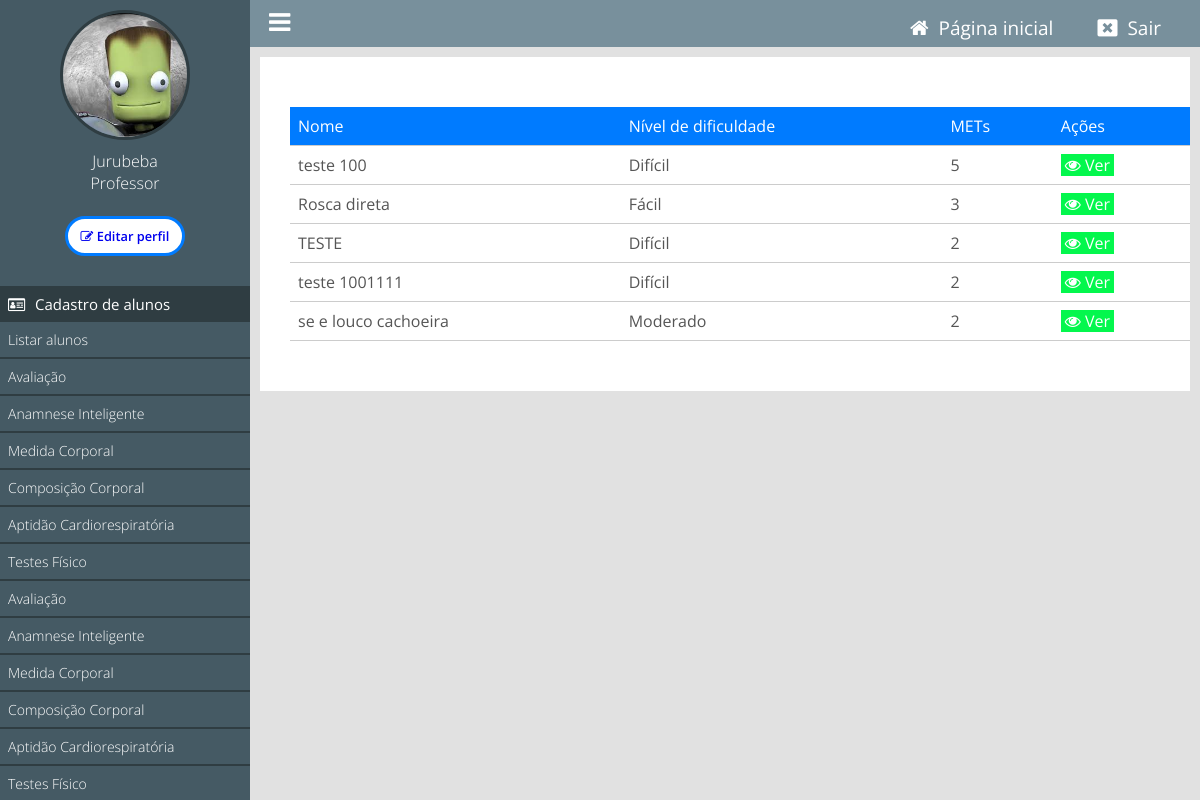
Screenshot of /painel/listar-exercicios (signed in) with the database file from the repository.
### tables this page shows
CREATE TABLE IF NOT EXISTS `tb_exercicios_lib` (
  `id` int NOT NULL AUTO_INCREMENT,
  `usuario_id` int NOT NULL,
  `categoria_id` int NOT NULL,
  `nome_exercicio` varchar(255) NOT NULL,
  `articulacao` varchar(255) NOT NULL,
  `membro` varchar(255) NOT NULL,
  `grupo_muscular` varchar(255) NOT NULL,
  `aplicacao_forca` varchar(255) NOT NULL,
  `movimento` varchar(255) NOT NULL,
  `video` varchar(255) NOT NULL,
  `contra_indicacoes` varchar(255) NOT NULL,
  `indicacoes` varchar(255) NOT NULL,
  `mets_consumo_energetico` float NOT NULL,
  `nivel_dificuldade` varchar(255) NOT NULL,
  `created_at` timestamp NULL DEFAULT CURRENT_TIMESTAMP,
  `data_inclusao` datetime NOT NULL,
  PRIMARY KEY (`id`)
);

### classes/MySql.php (called while the page is built)
<?php
    class MySql{
        private static $pdo;
        public static function conectar(){
            if(self::$pdo == null){
                try{
                    self::$pdo = new PDO('mysql:host='.HOST.';dbname='.DATABASE,USER,PASSWORD,array(PDO::MYSQL_ATTR_INIT_COMMAND => "SET NAMES utf8"));
                    self::$pdo->setAttribute(PDO::ATTR_ERRMODE,PDO::ERRMODE_EXCEPTION);
                }catch(Exception $e) {
                    echo 'erro ao conectar, tente novamente mais tarde';
                }
            }
            return self::$pdo;
        }
    }
?>

### classes/Exercicio.php (called while the page is built, shortened)
<?php
class Exercicio {
    private $db;
    public function __construct() {
        $this->db = MySql::conectar();
    }
    public function buscarExercicios() {
        try {
            $sql = $this->db->prepare("SELECT * FROM `tb_exercicios_lib`;");
            $sql->execute();
            $resultados = $sql->fetchAll(PDO::FETCH_ASSOC);
            return $resultados ?: [];
        } catch (PDOException $e) {
            error_log("Erro ao listar exercícios: " . $e->getMessage());
            return false;
        }
    }
}
?>

### painel/pages/listar-exercicios.php (the view, shortened to what this page needs)
<?php
$exercicio = new Exercicio();
$exercicios = $exercicio->buscarExercicios();
?>
<div class="box-content">
<table id="lista-exercicios" class="display" style="width:100%" data-order='[[ 1, "asc" ]]'>
        <thead>
            <tr>
                <td>Nome</td>
                <td>Nível de dificuldade</td>
                <td>METs</td>
                <td>Ações</td>
            </tr>
        </thead>
        <tbody>
        <?php if(count($exercicios) > 0): ?>
                <?php foreach($exercicios as $exercicio): ?>
                    <tr>
                        <td><?php echo $exercicio['nome_exercicio']; ?></td>
                        <td><?php echo $exercicio['nivel_dificuldade']; ?></td>
                        <td><?php echo $exercicio['mets_consumo_energetico']; ?></td>
                        <td><a class="btn view" href="<?php echo INCLUDE_PATH_PAINEL . 'ver-exercicio?id=' . $exercicio['id']; ?>"><i class="fa fa-eye" aria-hidden="true"></i> Ver</a></td>
                    </tr>
                <?php endforeach; ?>
            <?php endif; ?>
        </tbody>
    </table>
</div>

### painel/css/style.css (style rules this page uses)
* { margin: 0; padding: 0; box-sizing: border-box; font-family: "Open Sans", sans-serif; }
html, body { height: 100%; background: rgb(225, 225, 225); }
body { overflow-x: hidden; }
.box-content { background: white; padding: 30px; margin-bottom: 20px; }
table { margin: 20px 0; width: 100%; border-collapse: collapse; min-width: 900px; }
table tr { color: #555; border-bottom: 1px solid #ccc; }
table td { padding: 8px; }
table a.btn { text-decoration: none; padding: 0 4px; color: white; font-size: 16px; }
thead tr, tfoot tr { background: #007bff; color: white; }
a.btn.view { background: #04f74d; }
.btn { padding: 10px 20px; border: none; cursor: pointer; }

### rows the page displays
tb_exercicios_lib: nome_exercicio "teste 100", nivel_dificuldade "Difícil", mets_consumo_energetico "5"
tb_exercicios_lib: nome_exercicio "Rosca direta", nivel_dificuldade "Fácil", mets_consumo_energetico "3"
tb_exercicios_lib: nome_exercicio "TESTE", nivel_dificuldade "Difícil", mets_consumo_energetico "2"
tb_exercicios_lib: nome_exercicio "teste 1001111", nivel_dificuldade "Difícil", mets_consumo_energetico "2"
tb_exercicios_lib: nome_exercicio "se e louco cachoeira", nivel_dificuldade "Moderado", mets_consumo_energetico "2"

### other values shown
$_SESSION['nome'] "Jurubeba"
pegaCargo($_SESSION['cargo']) "Professor"
